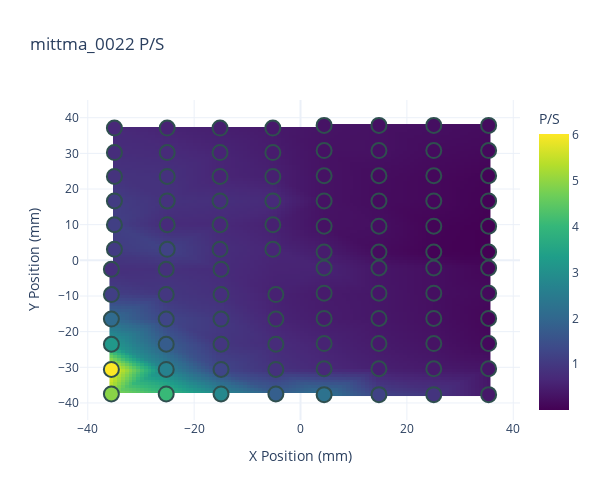
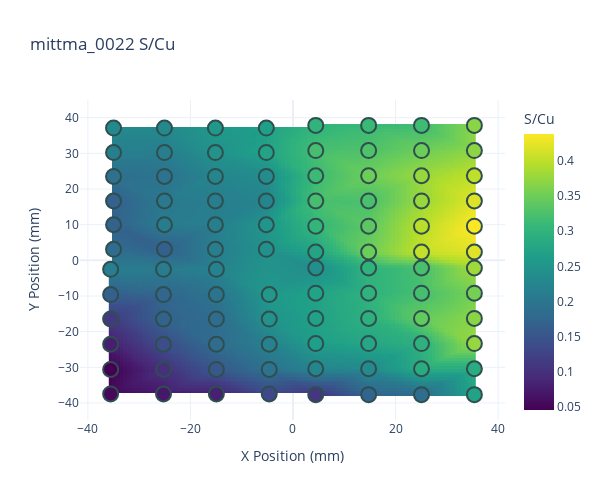
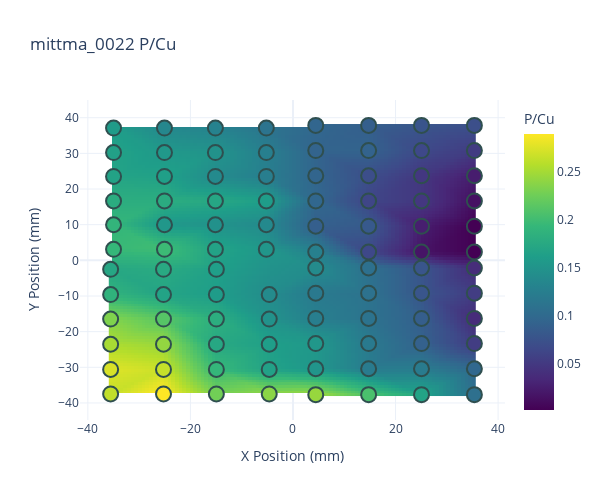
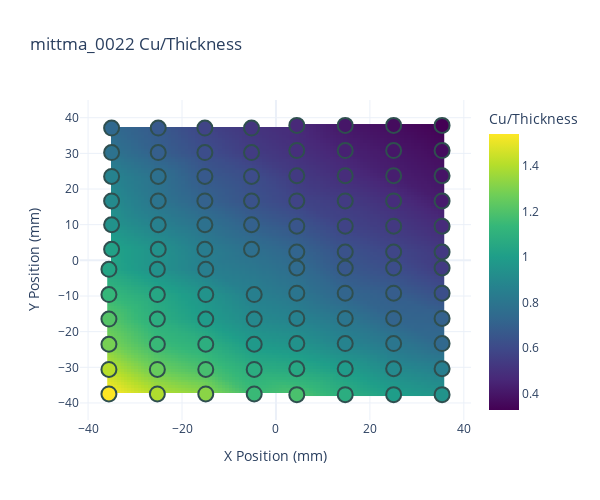

These figures' notebook cell, in order:
### Code cell
os.makedirs(os.path.join(folder, "ratios"), exist_ok=True)
to_plot= ["P/S","S/Cu", "P/Cu", "Cu/Thickness", "S/Thickness", "P/Thickness"]
names = ['P_S_ratio', 'S_Cu_ratio','P_Cu_ratio',  'Cu_Thickness_ratio', 'S_Thickness_ratio', 'P_Thickness_ratio']


for i in range (0, len(to_plot)):
    datatype = to_plot[i]
    name = names[i]
    savepath = os.path.join(folder,'ratios', f"{sample} {name}.png")
    new_heatmap(datatype, data=data_1, title = f"{sample} {datatype}",
            exclude=[f'{xx},{yy}'],
    savepath=savepath,
     )
    

# savepath = os.path.join(folder, f"{sample}_B_P_ratio.html")
# new_heatmap('Ba/P', data=data0, title = f"{sample} Ba/P ",
#     savepath=savepath,
#      )
